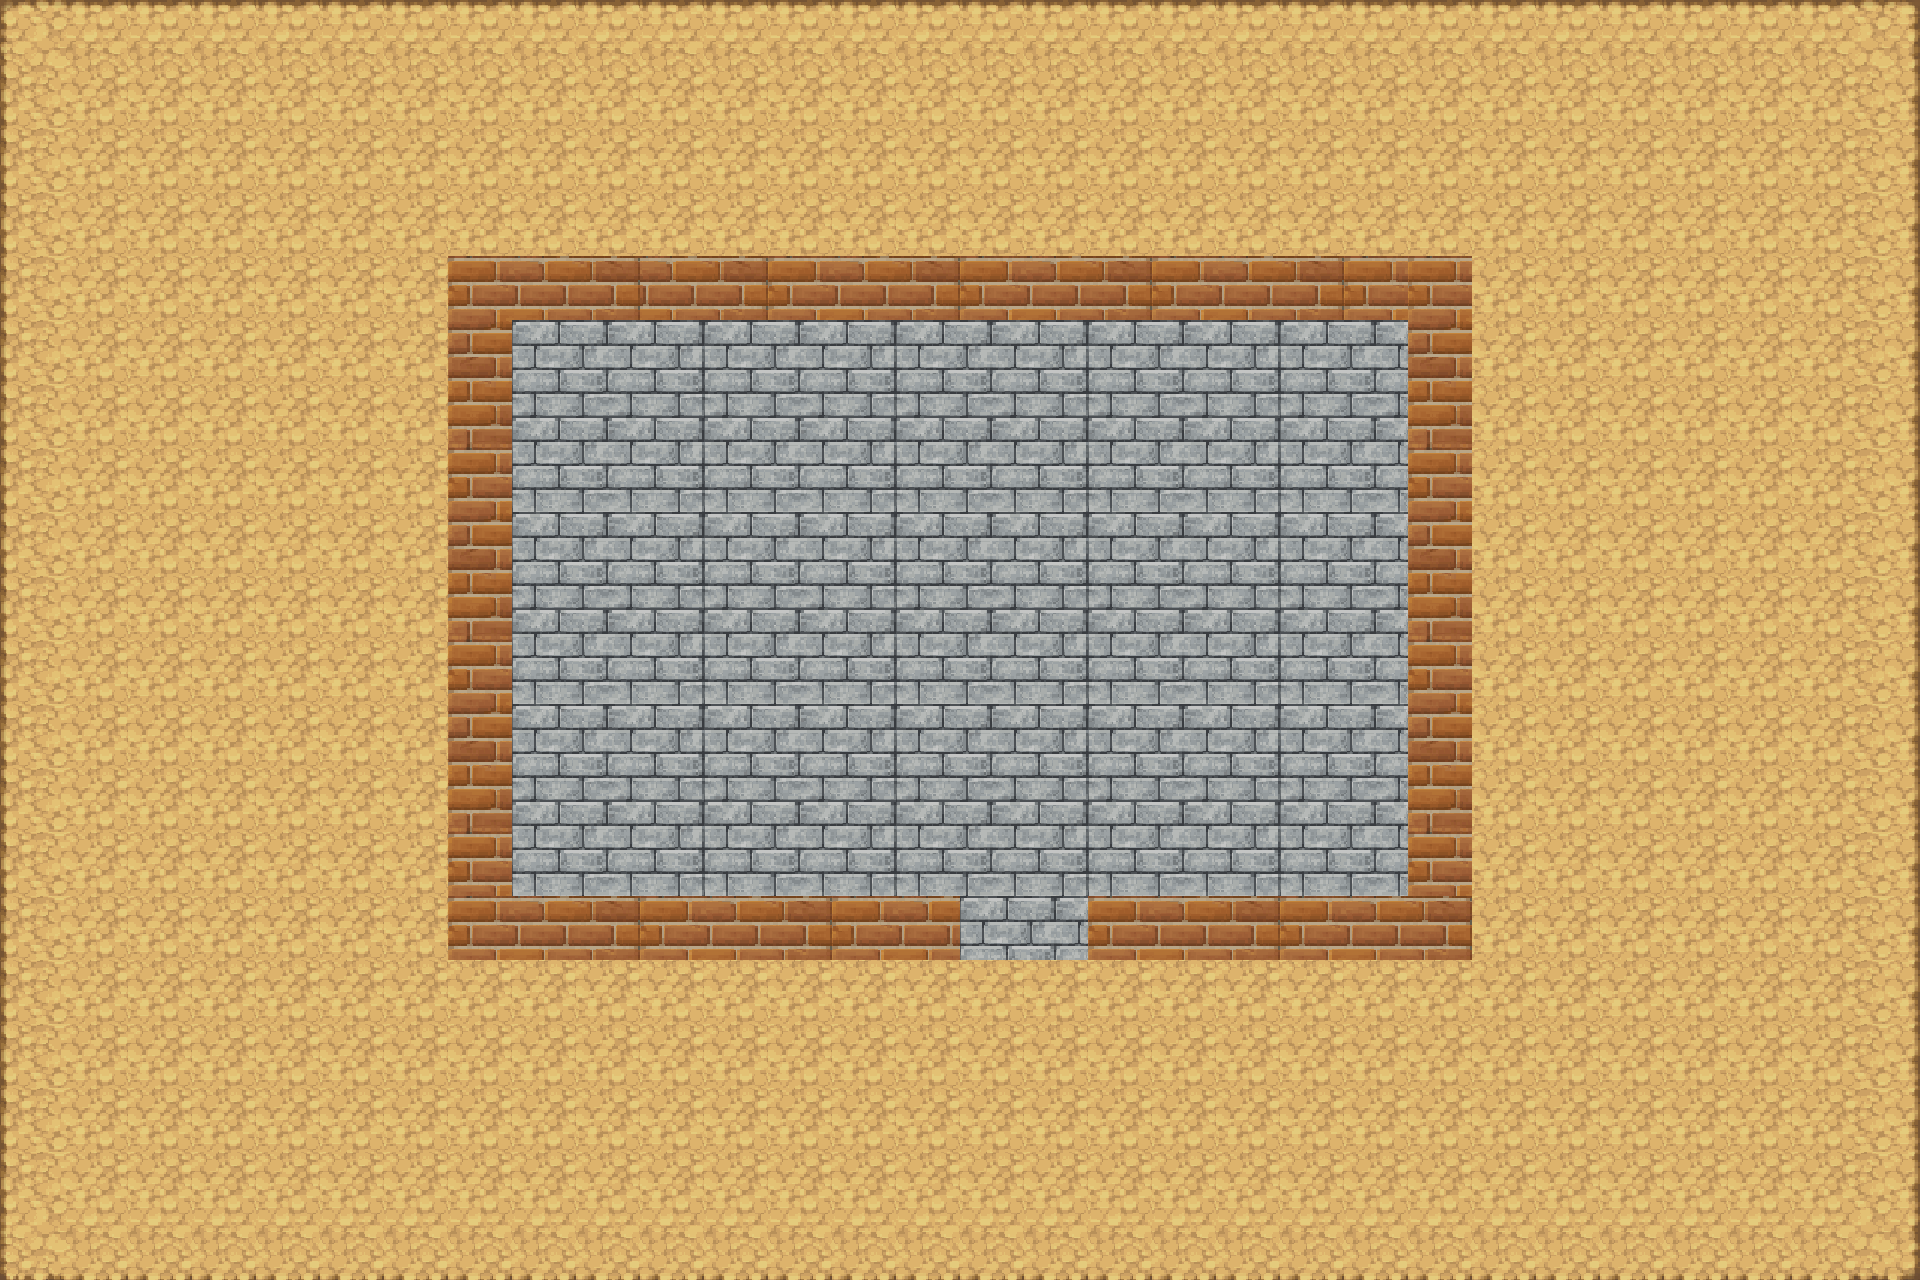

A 2D game scene composited from a Tiled map and its tileset images. What follows is a short description and the map's XML, with every tile layer's data as written:
An orthogonal 30x20 tile map with 64x64 px tiles, 2 tile layers (marche, mur) and 6 objects (5x wall, player).

<map version="1.9" tiledversion="1.9.2" orientation="orthogonal" renderorder="right-down" width="30" height="20" tilewidth="64" tileheight="64" infinite="0" nextlayerid="7" nextobjectid="10">
 <editorsettings>
  <export target="test.json" format="json" />
 </editorsettings>
 <tileset firstgid="1" source="Dungeon_A4_p1.tsx" />
 <layer id="1" name="marche" width="30" height="20">
  <data encoding="csv">
301,302,302,302,302,302,302,302,302,302,302,302,302,302,302,302,302,302,302,302,302,302,302,302,302,302,302,302,302,303,
325,326,326,326,326,326,326,326,326,326,326,326,326,326,326,326,326,326,326,326,326,326,326,326,326,326,326,326,326,327,
325,326,326,326,326,326,326,326,326,326,326,326,326,326,326,326,326,326,326,326,326,326,326,326,326,326,326,326,326,327,
325,326,326,326,326,326,326,326,326,326,326,326,326,326,326,326,326,326,326,326,326,326,326,326,326,326,326,326,326,327,
325,326,326,326,326,326,326,326,326,326,326,326,326,326,326,326,326,326,326,326,326,326,326,326,326,326,326,326,326,327,
325,326,326,326,326,326,326,326,145,146,147,145,146,147,145,146,147,145,146,147,145,146,326,326,326,326,326,326,326,327,
325,326,326,326,326,326,326,326,169,170,171,169,170,171,169,170,171,169,170,171,169,170,326,326,326,326,326,326,326,327,
325,326,326,326,326,326,326,326,193,194,195,193,194,195,193,194,195,193,194,195,193,194,326,326,326,326,326,326,326,327,
325,326,326,326,326,326,326,326,145,146,147,145,146,147,145,146,147,145,146,147,145,146,326,326,326,326,326,326,326,327,
325,326,326,326,326,326,326,326,169,170,171,169,170,171,169,170,171,169,170,171,169,170,326,326,326,326,326,326,326,327,
325,326,326,326,326,326,326,326,193,194,195,193,194,195,193,194,195,193,194,195,193,194,326,326,326,326,326,326,326,327,
325,326,326,326,326,326,326,326,145,146,147,145,146,147,145,146,147,145,146,147,145,146,326,326,326,326,326,326,326,327,
325,326,326,326,326,326,326,326,169,170,171,169,170,171,169,170,171,169,170,171,169,170,326,326,326,326,326,326,326,327,
325,326,326,326,326,326,326,326,193,194,195,193,194,195,193,194,195,193,194,195,193,194,326,326,326,326,326,326,326,327,
325,326,326,326,326,326,326,326,326,326,0,0,0,0,0,145,146,0,0,0,0,0,326,326,326,326,326,326,326,327,
325,326,326,326,326,326,326,326,326,326,326,326,326,326,326,326,326,326,326,326,326,326,326,326,326,326,326,326,326,327,
325,326,326,326,326,326,326,326,326,326,326,326,326,326,326,326,326,326,326,326,326,326,326,326,326,326,326,326,326,327,
325,326,326,326,326,326,326,326,326,326,326,326,326,326,326,326,326,326,326,326,326,326,326,326,326,326,326,326,326,327,
325,326,326,326,326,326,326,326,326,326,326,326,326,326,326,326,326,326,326,326,326,326,326,326,326,326,326,326,326,327,
349,350,350,350,350,350,350,350,350,350,350,350,350,350,350,350,350,350,350,350,350,350,350,350,350,350,350,350,350,351
</data>
 </layer>
 <layer id="5" name="mur" width="30" height="20">
  <data encoding="csv">
0,0,0,0,0,0,0,0,0,0,0,0,0,0,0,0,0,0,0,0,0,0,0,0,0,0,0,0,0,0,
0,0,0,0,0,0,0,0,0,0,0,0,0,0,0,0,0,0,0,0,0,0,0,0,0,0,0,0,0,0,
0,0,0,0,0,0,0,0,0,0,0,0,0,0,0,0,0,0,0,0,0,0,0,0,0,0,0,0,0,0,
0,0,0,0,0,0,0,0,0,0,0,0,0,0,0,0,0,0,0,0,0,0,0,0,0,0,0,0,0,0,
0,0,0,0,0,0,0,148,149,150,149,150,148,149,150,148,149,150,148,149,150,148,148,0,0,0,0,0,0,0,
0,0,0,0,0,0,0,172,0,0,0,0,0,0,0,0,0,0,0,0,0,0,172,0,0,0,0,0,0,0,
0,0,0,0,0,0,0,196,0,0,0,0,0,0,0,0,0,0,0,0,0,0,196,0,0,0,0,0,0,0,
0,0,0,0,0,0,0,148,0,0,0,0,0,0,0,0,0,0,0,0,0,0,148,0,0,0,0,0,0,0,
0,0,0,0,0,0,0,172,0,0,0,0,0,0,0,0,0,0,0,0,0,0,172,0,0,0,0,0,0,0,
0,0,0,0,0,0,0,196,0,0,0,0,0,0,0,0,0,0,0,0,0,0,196,0,0,0,0,0,0,0,
0,0,0,0,0,0,0,148,0,0,0,0,0,0,0,0,0,0,0,0,0,0,148,0,0,0,0,0,0,0,
0,0,0,0,0,0,0,172,0,0,0,0,0,0,0,0,0,0,0,0,0,0,172,0,0,0,0,0,0,0,
0,0,0,0,0,0,0,196,0,0,0,0,0,0,0,0,0,0,0,0,0,0,196,0,0,0,0,0,0,0,
0,0,0,0,0,0,0,148,0,0,0,0,0,0,0,0,0,0,0,0,0,0,148,0,0,0,0,0,0,0,
0,0,0,0,0,0,0,148,149,150,148,149,150,148,149,0,0,148,149,150,148,149,150,0,0,0,0,0,0,0,
0,0,0,0,0,0,0,0,0,0,0,0,0,0,0,0,0,0,0,0,0,0,0,0,0,0,0,0,0,0,
0,0,0,0,0,0,0,0,0,0,0,0,0,0,0,0,0,0,0,0,0,0,0,0,0,0,0,0,0,0,
0,0,0,0,0,0,0,0,0,0,0,0,0,0,0,0,0,0,0,0,0,0,0,0,0,0,0,0,0,0,
0,0,0,0,0,0,0,0,0,0,0,0,0,0,0,0,0,0,0,0,0,0,0,0,0,0,0,0,0,0,
0,0,0,0,0,0,0,0,0,0,0,0,0,0,0,0,0,0,0,0,0,0,0,0,0,0,0,0,0,0
</data>
 </layer>
 <objectgroup id="6" name="obstacles">
  <object id="1" name="wall" x="448" y="256" width="1024" height="64" />
  <object id="5" name="wall" x="448" y="896" width="512" height="64" />
  <object id="6" name="wall" x="1088" y="896" width="384" height="64" />
  <object id="7" name="wall" x="448" y="320" width="64" height="576" />
  <object id="8" name="wall" x="1408" y="320" width="64" height="576" />
  <object id="9" name="player" x="1024" y="1024" width="64" height="64" />
 </objectgroup>
</map>